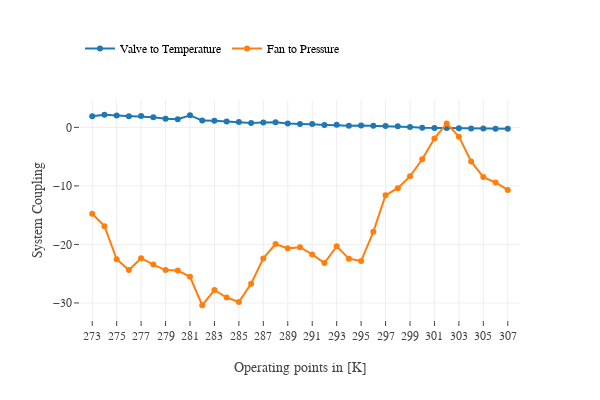

This figure's notebook cell:
### Code cell
# Make a Scatter Plot of the Couplings - Aström

trace1 = Scatter(x = T, y = (K1*K2/(K1*K4-K2*K3))*(L1+T1-L2-T2), name ='Valve to Temperature', mode = 'lines+markers')
trace2 = Scatter(x = T, y = (K3*K4/(K1*K4-K2*K3))*(L4+T4-L3-T3), name ='Fan to Pressure', mode = 'lines+markers')


fig = dict(data=[trace1, trace2], layout=layout4)
iplot(fig)

### Figure 1 — Plotly figure (JSON) as saved in the notebook; plotly's stock layout.template omitted (floating-point values rounded to 4 significant figures)
{"data": [{"mode": "lines+markers", "name": "Valve to Temperature", "type": "scatter", "x": [273, 274, 275, 276, 277, 278, 279, 280, 281, 282, 283, 284, 285, 286, 287, 288, 289, 290, 291, 292, 293, 294, 295, 296, 297, 298, 299, 300, 301, 302, 303, 304, 305, 306, 307], "y": [1.916, 2.153, 2.029, 1.917, 1.924, 1.714, 1.471, 1.402, 2.064, 1.15, 1.109, 1.006, 0.9256, 0.7487, 0.8341, 0.8522, 0.6742, 0.5813, 0.5603, 0.4072, 0.4282, 0.2812, 0.3158, 0.2724, 0.2236, 0.1856, 0.06672, -0.07323, -0.1151, -0.1304, -0.1675, -0.1864, -0.2163, -0.2327, -0.2584]}, {"mode": "lines+markers", "name": "Fan to Pressure", "type": "scatter", "x": [273, 274, 275, 276, 277, 278, 279, 280, 281, 282, 283, 284, 285, 286, 287, 288, 289, 290, 291, 292, 293, 294, 295, 296, 297, 298, 299, 300, 301, 302, 303, 304, 305, 306, 307], "y": [-14.76, -16.88, -22.53, -24.38, -22.36, -23.44, -24.38, -24.45, -25.53, -30.39, -27.79, -29.07, -29.82, -26.7, -22.38, -19.92, -20.67, -20.47, -21.7, -23.17, -20.3, -22.43, -22.85, -17.84, -11.6, -10.38, -8.373, -5.445, -1.883, 0.6538, -1.591, -5.826, -8.492, -9.422, -10.68]}], "layout": {"autosize": false, "font": {"family": "Nexus"}, "height": 400, "legend": {"font": {"color": "#000", "family": "Nexus", "size": 12}, "orientation": "h", "traceorder": "normal", "x": 0, "y": 1.3}, "width": 600, "xaxis": {"autotick": false, "dtick": 2, "range": [272, 308], "showgrid": true, "tick0": 273, "ticks": "outside", "title": "Operating points in [K]", "zeroline": false}, "yaxis": {"autotick": true, "showgrid": true, "ticks": "outside", "title": "System Coupling", "zeroline": false}}}
